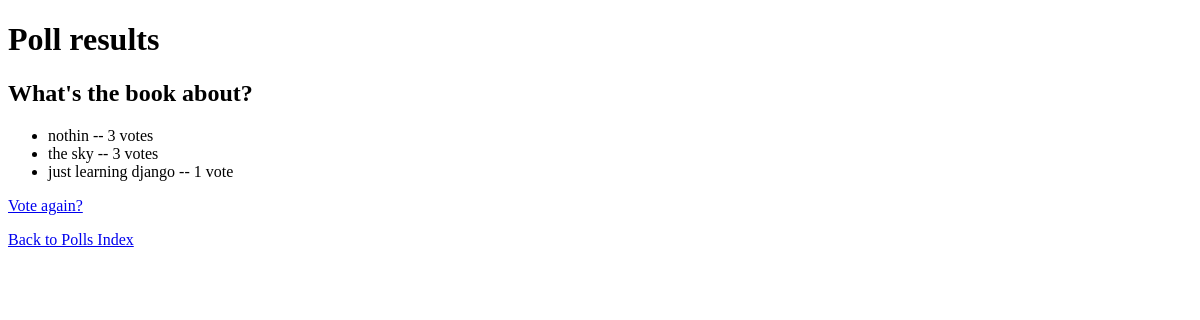
/polls/1/results/, run on an earlier commit of the app's database.
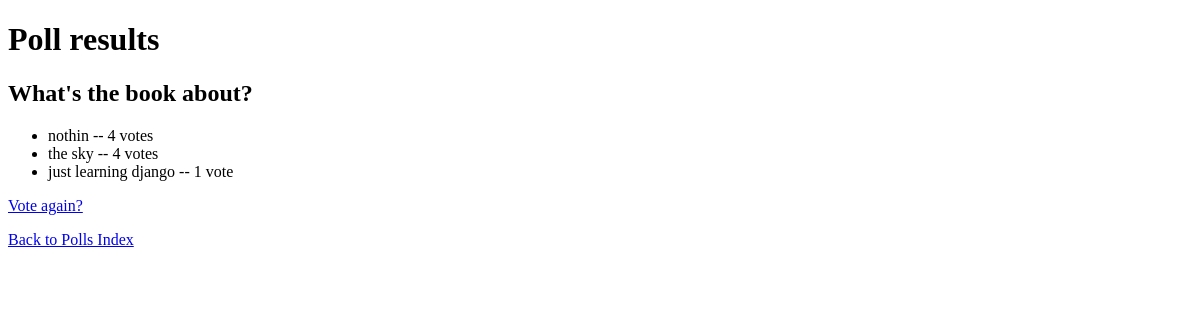
And on a later commit of the database.
### polls/models.py (models this page shows, shortened)
class Question(models.Model):
    question_text = models.CharField(max_length=200)
    pub_date = models.DateTimeField('date published')

class Choice(models.Model):
    question = models.ForeignKey(Question, on_delete=models.CASCADE)
    choice_text = models.CharField(max_length=200)
    votes = models.IntegerField(default=0)

### polls/views.py (the view)
# urls.py: path('<int:pk>/results/', views.ResultsView.as_view(), name='results'),
class ResultsView(generic.DetailView):
    model = Question
    template_name = 'polls/results.html'

### polls/templates/polls/results.html (shortened to what this page needs)
<!DOCTYPE html>
<html>
  <head>
  </head>
  <body>
    <h1>Poll results</h1>
    <h2>{{ question.question_text}}</h2>
    <ul>
      {% for choice in question.choice_set.all %}
      <li>
        {{ choice.choice_text }} -- {{ choice.votes }}
        vote{{choice.votes|pluralize }}
      </li>
      {% endfor %}
    </ul>
    <a href="{% url 'polls:detail' question.id %}">Vote again?</a>
    <p><a href="../">Back to Polls Index</a></p>
  </body>
</html>

What changed in the data, as far as the page shows it:
changed Choice "nothin": votes "3" → "4"
changed Choice "the sky": votes "3" → "4"
